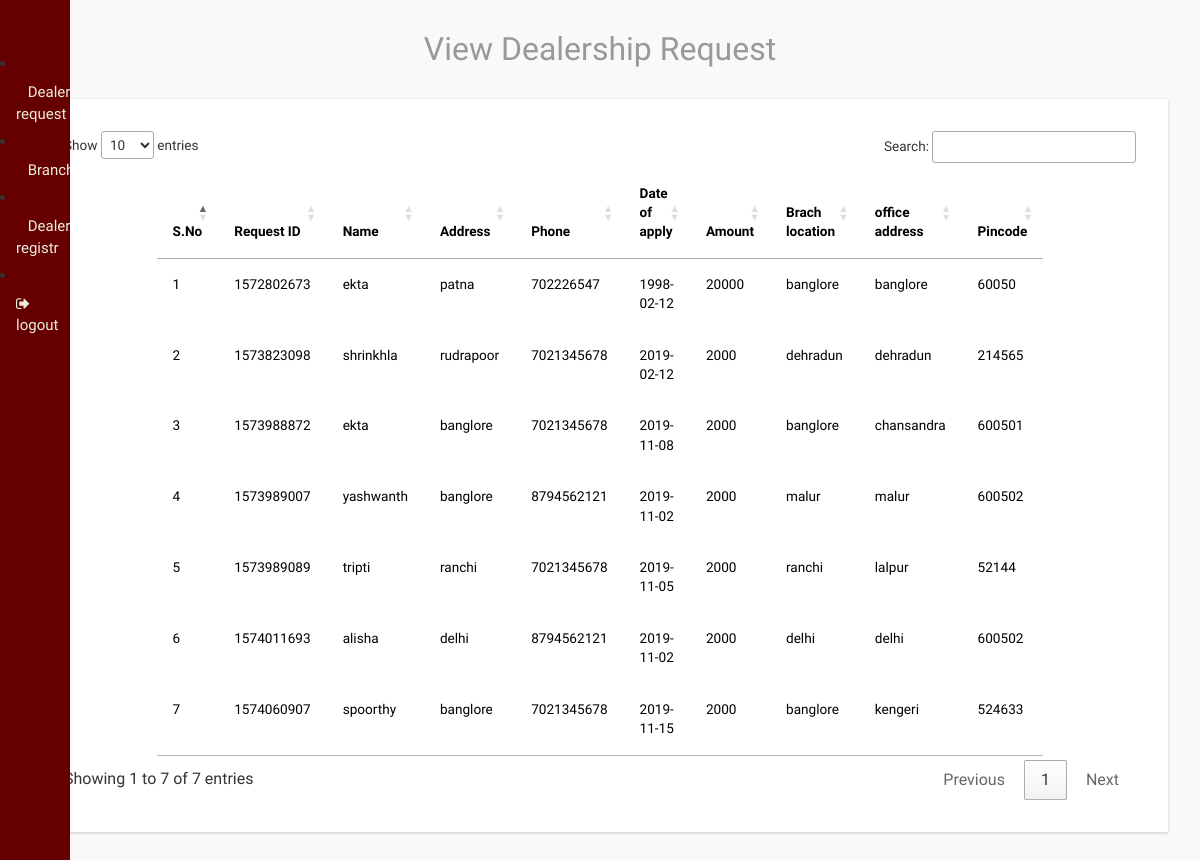
Page /admin/view_dealerrequest.php on the earlier database version.
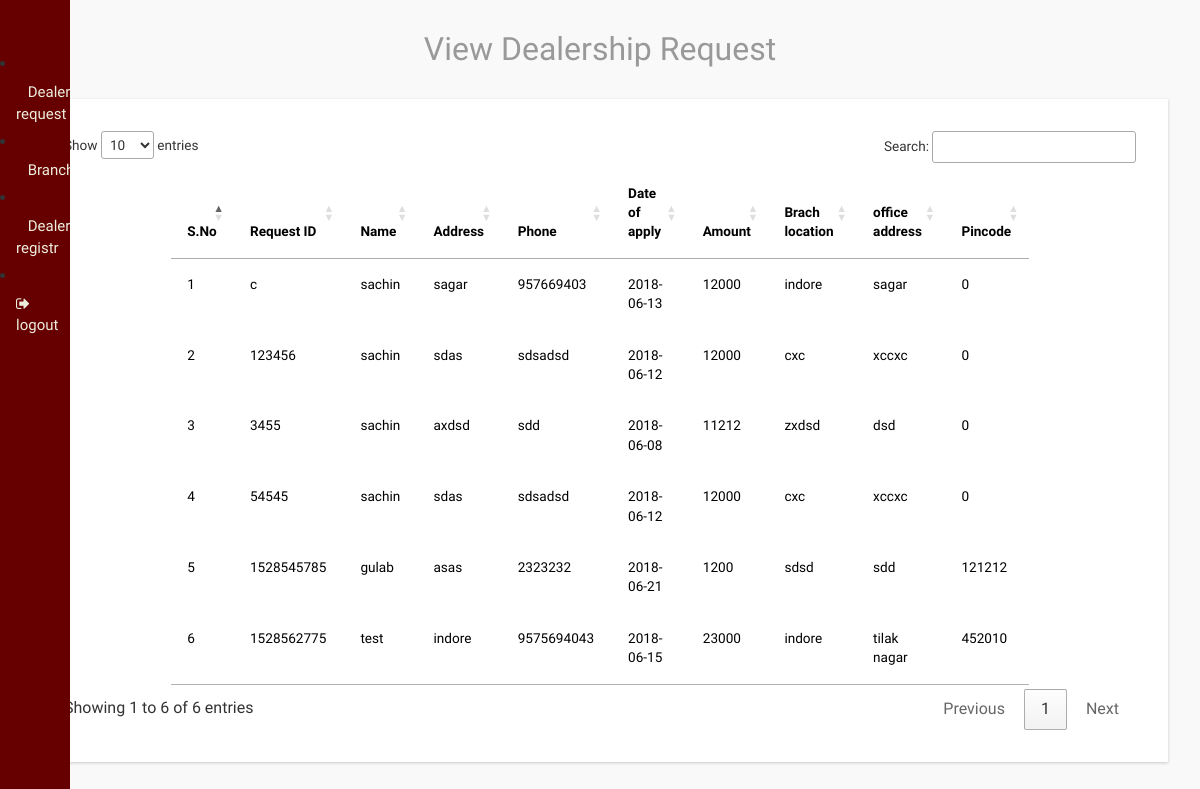
Same page on the later database version.
### tables this page shows
CREATE TABLE `dearship_request` (
  `id` int(11) NOT NULL,
  `name` text NOT NULL,
  `address` text NOT NULL,
  `phone` text NOT NULL,
  `applydate` date NOT NULL,
  `amount` int(100) NOT NULL,
  `branch_location` text NOT NULL,
  `office` text NOT NULL,
  `pincode` int(20) NOT NULL,
  `reqid` text NOT NULL
);

### admin/view_dealerrequest.php (the view, shortened to what this page needs)
<?php
include('header.php');
include('../connection.php');
?>
<link rel="stylesheet" href="http://cdn.datatables.net/1.10.2/css/jquery.dataTables.min.css"></style>
<div id="page-wrapper">
  <div class="graphs">
    <h3 class="blank1" align="center">View Dealership Request</h3>
    <div class="xs tabls">
      <div class="bs-example4" data-example-id="contextual-table">
        <table class="table table-hover" id="example" class="display" width="80%" cellspacing="0">
          <thead>
            <tr>
            <th>S.No</th>
              <th>Request ID</th>
              <th>Name</th>
              <th>Address</th>
              <th>Phone</th>
              <th>Date of apply</th>
              <th>Amount</th>
              <th>Brach location</th>
              <th>office address</th>
              <th>Pincode</th>
            </tr>
          </thead>
          <tbody>
          <?php
            $sql="Select * from dearship_request";
            $res=mysqli_query($conn,$sql);
            $i=1;
            while($ros=mysqli_fetch_array($res))
            {
              ?>
          <tr>
            <td><?php echo $i++;?></td>
            <td><?php echo $ros['reqid'];?></td>
            <td><?php echo $ros['name'];?></td>
            <td><?php echo $ros['address'];?></td>
            <td><?php echo $ros['phone'];?></td>
            <td><?php echo $ros['applydate'];?></td>
            <td><?php echo $ros['amount'];?></td>
            <td><?php echo $ros['branch_location'];?></td>
            <td><?php echo $ros['office'];?></td>
            <td><?php echo $ros['pincode'];?></td>
          </tr>
          <?php
        }
        ?>
          </tbody>
        </table>
      </div>
    </div>
  </div>
</div>

Differences in the rows shown:
removed dearship_request: reqid "1572802673", name "ekta", address "patna", phone "702226547", applydate "1998-02-12", amount "20000", branch_location "banglore", office "banglore", pincode "60050"
removed dearship_request: reqid "1573988872", name "ekta", address "banglore", phone "7021345678", applydate "2019-11-08", amount "2000", branch_location "banglore", office "chansandra", pincode "600501"
removed dearship_request: reqid "1573989007", name "yashwanth", address "banglore", phone "8794562121", applydate "2019-11-02", amount "2000", branch_location "malur", office "malur", pincode "600502"
removed dearship_request: reqid "1573989089", name "tripti", address "ranchi", phone "7021345678", applydate "2019-11-05", amount "2000", branch_location "ranchi", office "lalpur", pincode "52144"
removed dearship_request: reqid "1574011693", name "alisha", address "delhi", phone "8794562121", applydate "2019-11-02", amount "2000", branch_location "delhi", office "delhi", pincode "600502"
removed dearship_request: reqid "1574060907", name "spoorthy", address "banglore", phone "7021345678", applydate "2019-11-15", amount "2000", branch_location "banglore", office "kengeri", pincode "524633"
added dearship_request: reqid "c", name "sachin", address "sagar", phone "957669403", applydate "2018-06-13", amount "12000", branch_location "indore", office "sagar", pincode "0"
added dearship_request: reqid "123456", name "sachin", address "sdas", phone "sdsadsd", applydate "2018-06-12", amount "12000", branch_location "cxc", office "xccxc", pincode "0"
changed dearship_request: reqid "1573823098" → "3455"; name "shrinkhla" → "sachin"; address "rudrapoor" → "axdsd"; phone "7021345678" → "sdd"; applydate "2019-02-12" → "2018-06-08"; amount "2000" → "11212"; branch_location "dehradun" → "zxdsd"; office "dehradun" → "dsd"; pincode "214565" → "0"
added dearship_request: reqid "54545", name "sachin", address "sdas", phone "sdsadsd", applydate "2018-06-12", amount "12000", branch_location "cxc", office "xccxc", pincode "0"
added dearship_request: reqid "1528545785", name "gulab", address "asas", phone "2323232", applydate "2018-06-21", amount "1200", branch_location "sdsd", office "sdd", pincode "121212"
added dearship_request: reqid "1528562775", name "test", address "indore", phone "9575694043", applydate "2018-06-15", amount "23000", branch_location "indore", office "tilak nagar", pincode "452010"
Other differences:
text written by a page script: "Show entries Search: Showing 1 to 7 of 7 entries Previous 1 Next" → "Show entries Search: Showing 1 to 6 of 6 entries Previous 1 Next"
